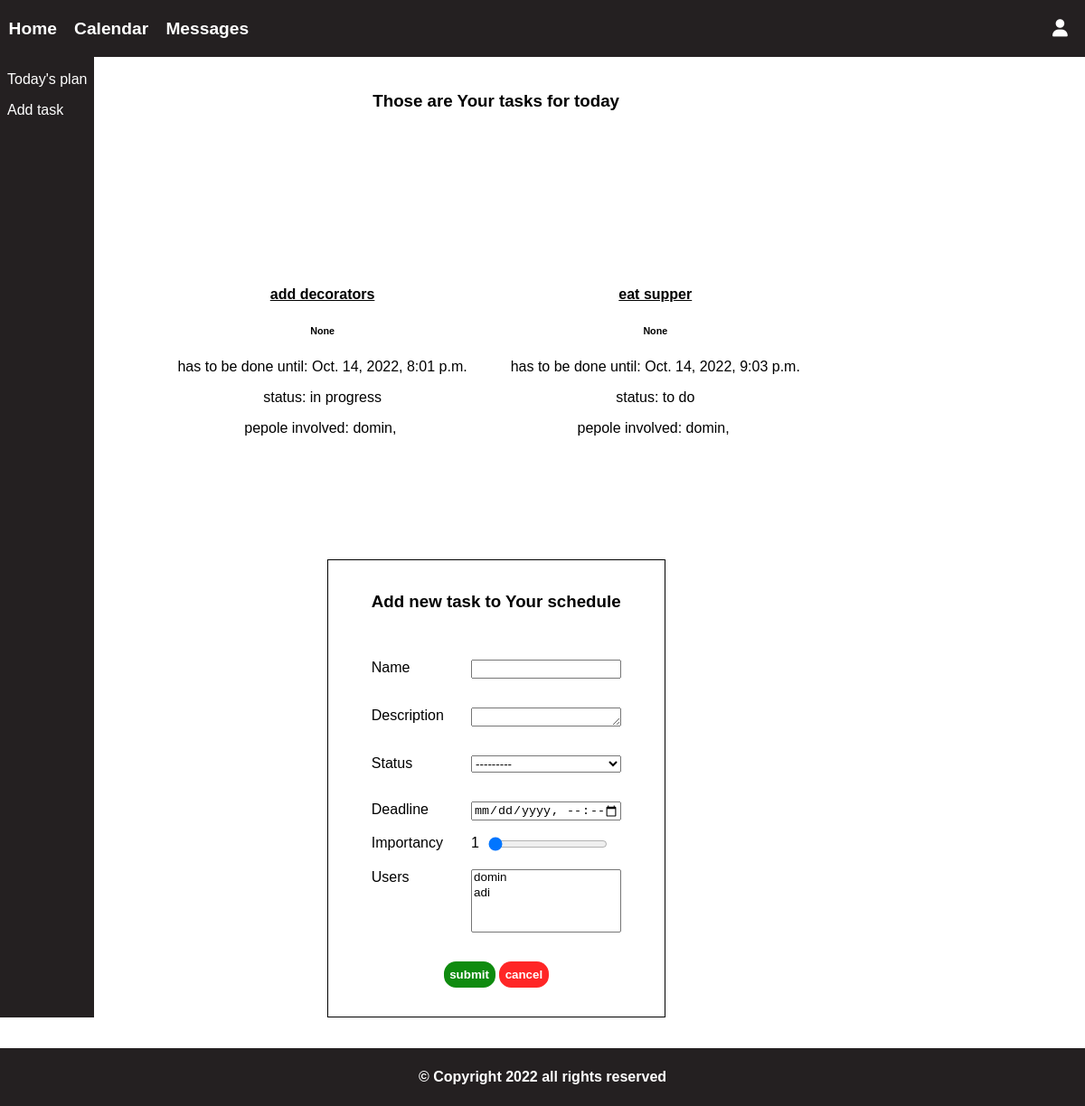
The app's page / (signed in) with its own data.
### task_organiser/models.py (models this page shows, shortened)
class Task(models.Model):
    status_choices = [
        ("to do", "to do"),
        ("in progress", "in progress"),
    ]
    name = models.CharField(max_length=100, null=True)
    description = models.CharField(max_length=1000, null=True, blank=True, default=" ")
    status = models.CharField(max_length=20, null=True, choices=status_choices)
    deadline = models.DateTimeField(null=True)
    date_added = models.DateTimeField(null=True, auto_now_add=True)
    importancy = models.IntegerField(null=True, default=1)
    users = models.ManyToManyField(User, null=True)
    class Meta:
        constraints = [
            models.CheckConstraint(
                check=models.Q(importancy__gte=1) & models.Q(importancy__lt=10),
                name="A importancy value is valid between 1 and 10",
            )
        ]

### task_organiser/views.py (the view)
# urls.py: path('', views.home, name='home'),
def home(request):
    taskForm = addTaskForm()
    importancy = 1
    if request.method == "POST":
        form = addTaskForm(request.POST)
        if form.is_valid():
            form.save()
            return redirect("home_redirect")
    current_user = request.user
    tasks = current_user.task_set.filter(deadline__contains=date.today()).order_by("deadline")
    context = {"user": current_user, "tasks": tasks, "form":taskForm, "importancy": importancy}
    return render(request, "task_organiser/home.html", context)

### task_organiser/forms.py
class addTaskForm(ModelForm):
    class Meta:
        model = Task
        fields = "__all__"
        widgets = {
            "description": Textarea(attrs={"rows":1, "cols":20}),
        }

### task_organiser/templates/task_organiser/home.html (shortened to what this page needs)
{% extends 'task_organiser/main_template.html' %}
{%load static %}
{% block content %}
<div class="mainContainer">
    <div class="sideMenu">
        <a href="#plan" class="side-link">Today's plan</a>
        <a href="#addTask" class="side-link">Add task</a>
    </div>
    <div class="mainPanel">
        <h3 class="plan-title">
            Those are Your tasks for today
        </h3>
        <div class="plan" id="plan">
            {% for task in tasks %}
                <div class="task2">
                    <h4 style="text-decoration:underline">
                        {{task.name}}
                    </h4>
                    <h6>
                        {{task.description}}
                    </h6>
                    <p>
                        has to be done until: {{task.deadline}}
                    </p>
                    <p>
                        status: {{task.status}}
                    </p>
                    <p>
                        pepole involved:
                        {% for user in task.users.all %}
                            {{ user.username }},&nbsp;
                        {% endfor %}
                    </p>
                </div>
            {% endfor %}
        </div>
        <div class="addTask" id="addTask">
            <h3>Add new task to Your schedule</h3>
            <br>
            {% include 'task_organiser/taskForm.html' %}
        </div>
    </div>
</div>
{% endblock %}

### task_organiser/templates/task_organiser/main_template.html (shortened to what this page needs)
<!DOCTYPE html>
{% load static %}
<html lang="en">
<head>
    <link rel="stylesheet" type="text/css" href="{% static '/css/style2.css' %}">
    <link rel="stylesheet" href="https://cdnjs.cloudflare.com/ajax/libs/font-awesome/4.7.0/css/font-awesome.min.css">
</head>
<body>
    {% include 'task_organiser/navbar.html' %}
    {% block content %}
    {% endblock %}
    <br>
    {% include 'task_organiser/footer.html' %}
</body>
</html>

### task_organiser/templates/task_organiser/navbar.html
{% load static %}
<nav id="navbar">
    <div class="menu_item" style="margin-left:0.5em;">
        <a href="{% url 'home' %}" class="menu_link">Home</a>
    </div>
    <div class="menu_item">
        <a href="{% url 'calendar' %}" class="menu_link">Calendar</a>
    </div>
    <div class="menu_item">
        <a href="{% url 'messages' %}" class="menu_link">Messages</a>
    </div>
    <div class="menu_item" style="margin-right: 1em;">
        <a href="{% url 'login' %}" class="menu_link"><i class="fa fa-user" aria-hidden="true"></i></a>
    </div>
</nav>

### task_organiser/templates/task_organiser/taskForm.html (shortened to what this page needs)
<form action="" method="post" id="task-form">
    {% for field in form %}
        {% if field.label != "Importancy" %}
            <p class="form-par">
                <label>{{ field.label }}</label> {{ field }}
            </p>
        {% else %}
            <div class="form-par">
                <label>{{ field.label }} </label>
                <div class="taskInputField">
                    {{ field }} <div class="rangeValue">{{ importancy }}</div>
                </div>
            </div>
        {% endif %}
    {% endfor %}
    <p>
        <button type="submit" class="btn-submit">submit</button>
        <button href="{% url 'calendar' %}" type="reset" class="btn-cancel">cancel</button>
    </p>
</form>

### task_organiser/templates/task_organiser/footer.html
<footer id="footer">
    <p id="footer-text">&copy; Copyright 2022 all rights reserved</p>
</footer>

### static/css/style2.css (style rules this page uses)
body { margin: 0; padding: 0; font-family: Verdana, Geneva, Tahoma, sans-serif; background-image: url("/static/img/bc1.jpg"); background-size: 100% 110%; position: relative; min-height: 100vh; }
a { color:inherit; text-decoration: none; }
#navbar { background-color: rgb(36,32,33); width: 100%; display: flex; flex-direction: row; align-items: stretch; gap:1em; font-size:1.2em ; height: 2.5em; color:white; font-weight: bold; padding: 0.4em 0em; }
.menu_item { display: flex; justify-content: center; align-items: center; }
.menu_item:last-child { margin: auto; }
.menu_link { display: block; }
.mainContainer { display: flex; flex-direction: row; width: 100%; margin: 0; padding: 0; gap: 5%; }
.sideMenu { color:white; background-color: rgb(36,32,33); padding: 1em 0.5em; display: flex; flex-direction:column; gap: 1em; }
.mainPanel, .mainPanelCal { display: flex; flex-direction:column; gap: 5em; align-items: center; }
.plan, .planCal { margin-top:1em; padding: 1em; display: grid; column-gap: 1em; row-gap:1em; grid-template-columns: auto auto auto; }
.plan-title, .plan-title-cal { background-color: rgba(255, 255, 255, 0.6); text-align: center; padding: 1em; }
.task, .task2 { background-color: rgb(255 255 255 / 60%); padding:1.5em 1em; text-align: center; display: block; }
.addTask { background-color: rgba(255, 255, 255, 0.427); border: 1px solid black; padding:1em 3em; }
#task-form { display: flex; align-items: center; justify-content: center; flex-direction: column; width: 100%; }
.form-par { display: grid; grid-template-columns: 40% 60%; width: 100%; }
.field-label { float:left; }
.taskInputField { float:right; }
.rangeInputField { width: 80%; }
.rangeValue { width: 10%; float:left; }
.btn-cancel, .btn-submit { background-color: rgb(255, 38, 38); font-weight: bold; color:white; border-radius: 1em; padding: 0.5em; border:none; }
.btn-submit { background-color: rgb(15, 139, 15); }
#footer { position: absolute; bottom:0; top:100%; margin-top: 1em; background-color: rgb(36,32,33); display: flex; align-items: center; justify-content: center; font-weight: bold; color:white; padding: 2em 1em; width: calc(100% - 2em); }

### records on screen
Task: name "add decorators", description "None", deadline "Oct. 14, 2022, 8:01 p.m.", status "in progress"
Task: name "eat supper", description "None", deadline "Oct. 14, 2022, 9:03 p.m.", status "to do"

### other values on screen
{{ user.username }} "domin"
{{ field.label }} "Name" "Description" "Status" "Deadline" "Users"
{{ field.label }} "Importancy"
{{ importancy }} "1"
